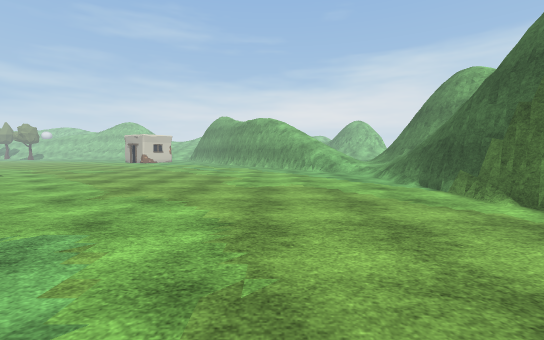
[1] (above)

24 first-person views from a walk through a 3-D level made in the Unity game engine. The camera is 1.4 m above the floor, tilts 4° down and sees 90° across. The floor is counted in squares, 1 m on a side. Each view is taken from the middle of a square. On the plan, view 1 faces up. The plan holds only what a view shows up to about 13 squares ahead; the rest is blank. The place goes on beyond the plan. The player character is not drawn. Some surface patterns are stand-ins.

[2]
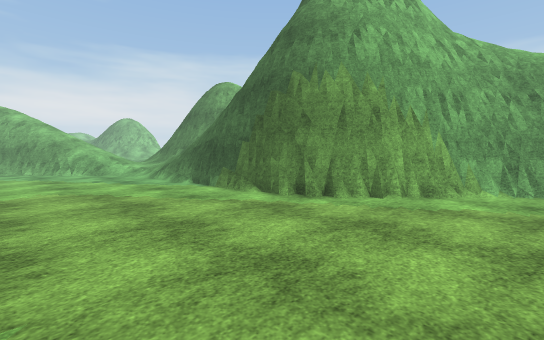

[3]
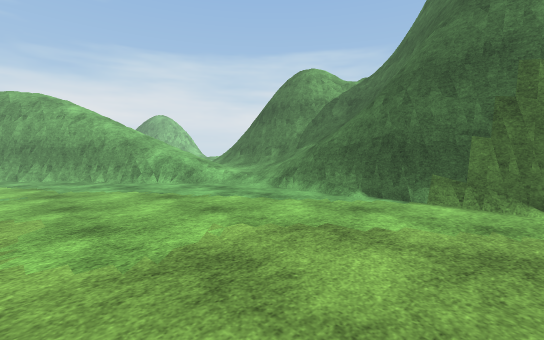

[4]
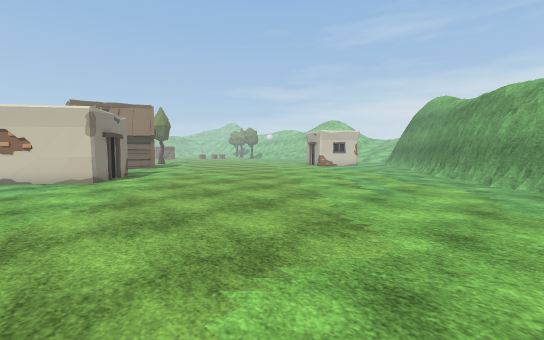

[5]
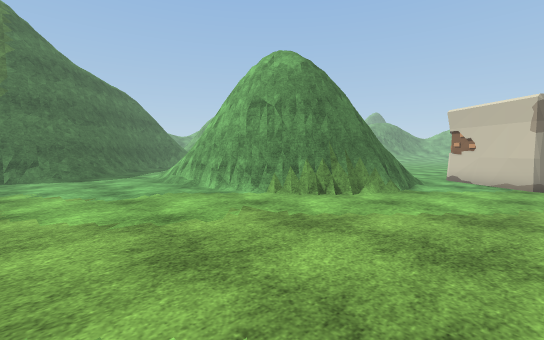

[6]
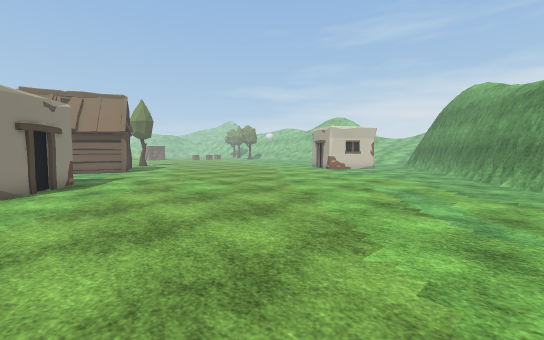

[7]
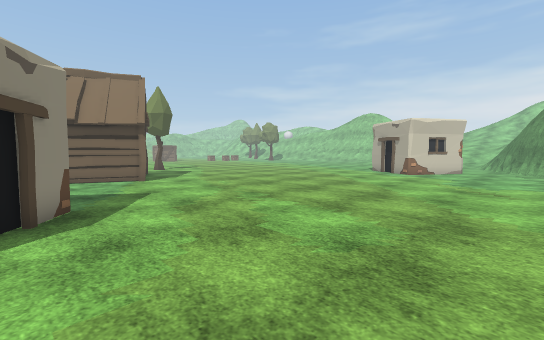

[8]
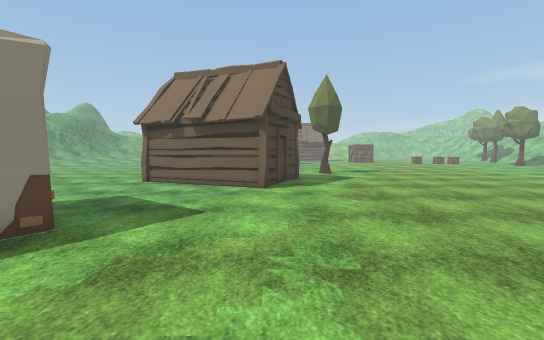

[9]
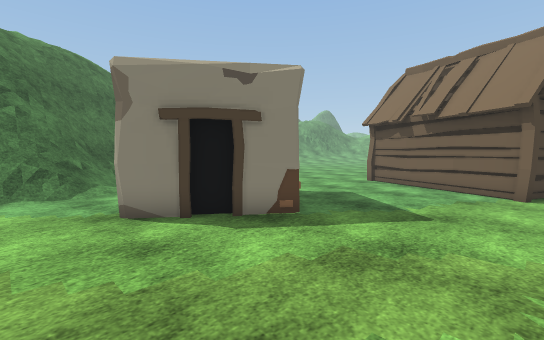

[10]
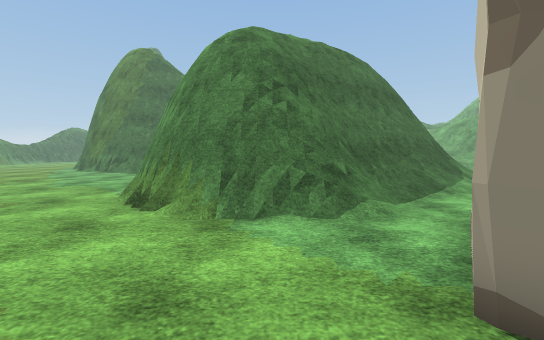

[11]
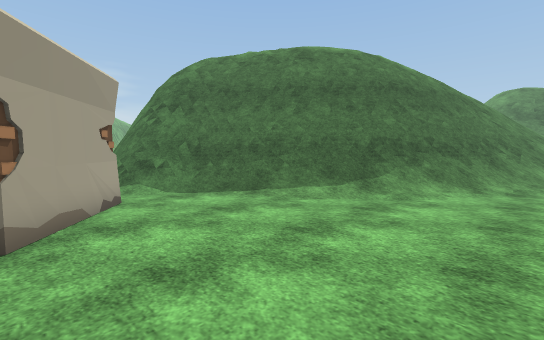

[12]
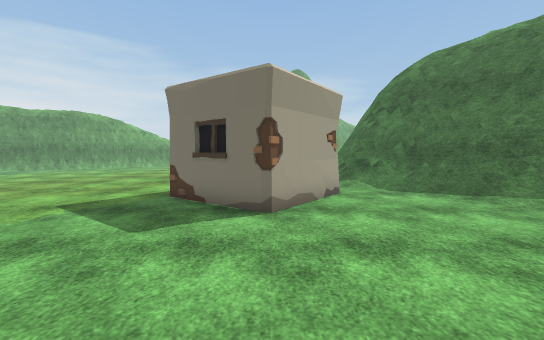

[13]
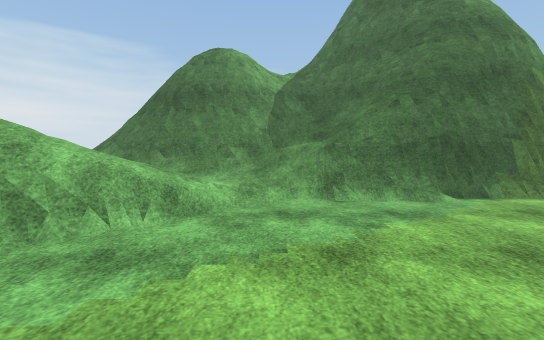

[14]
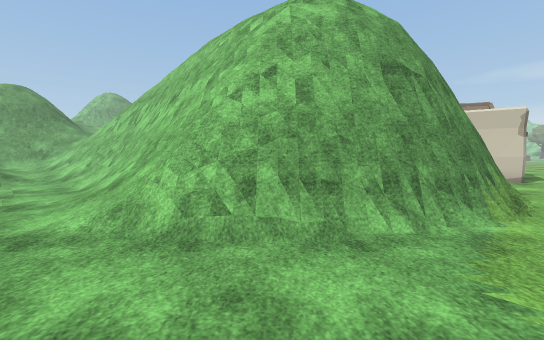

[15]
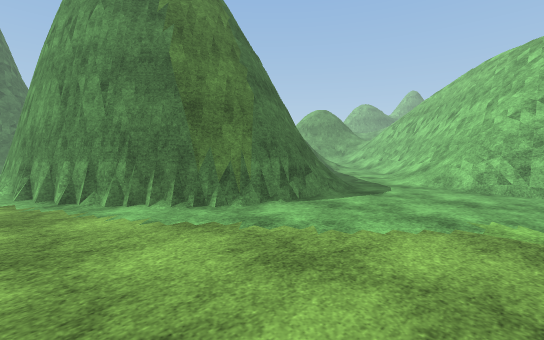

[16]
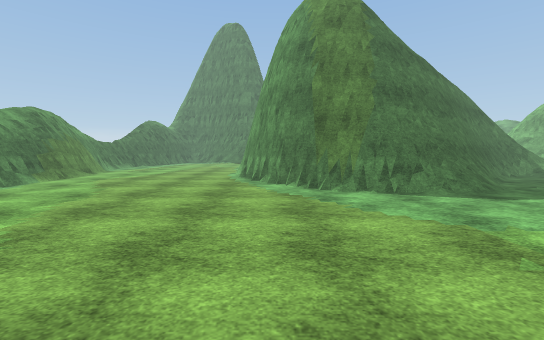

[17]
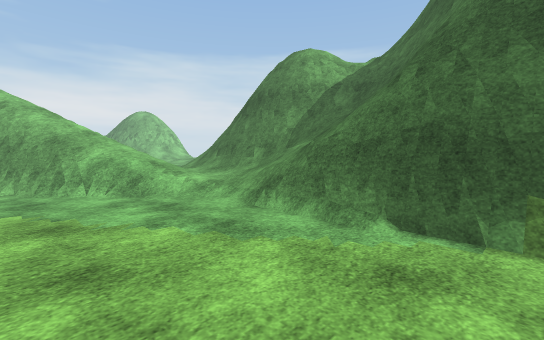

[18]
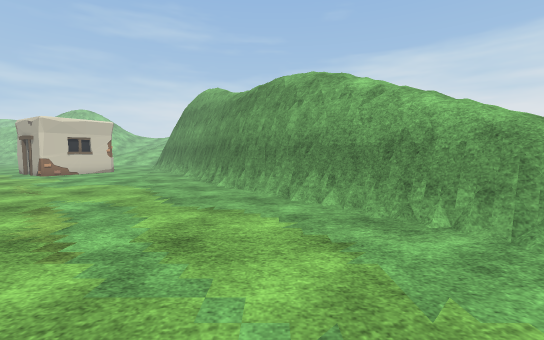

[19]
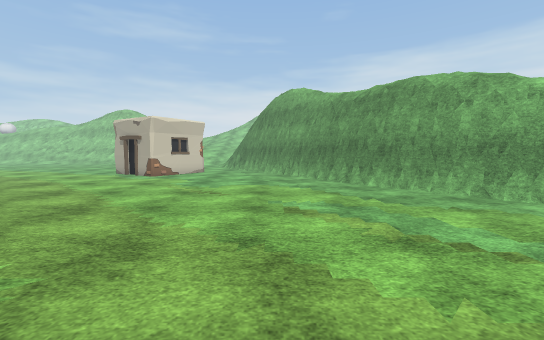

[20]
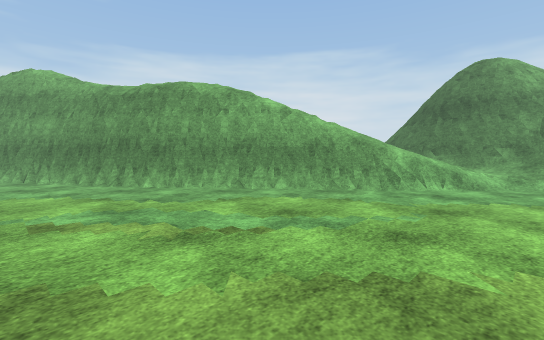

[21]
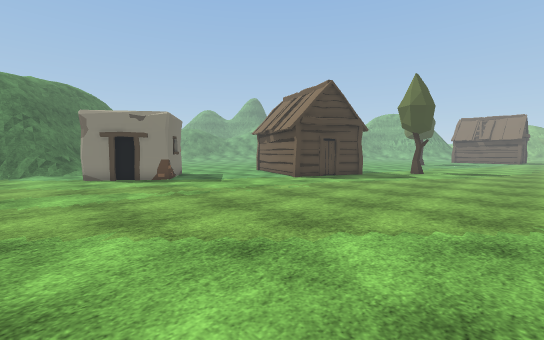

[22]
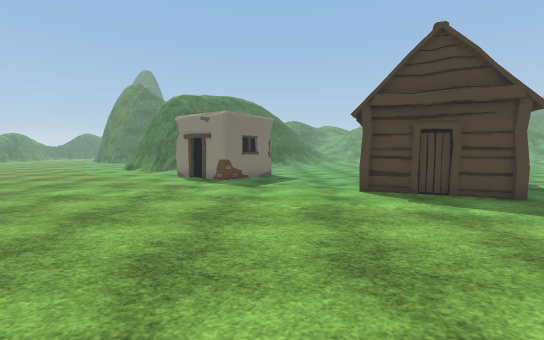

[23]
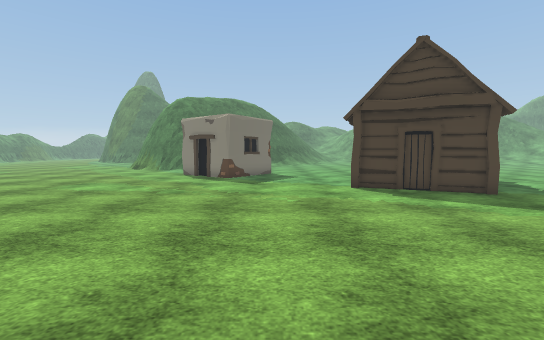

[24]
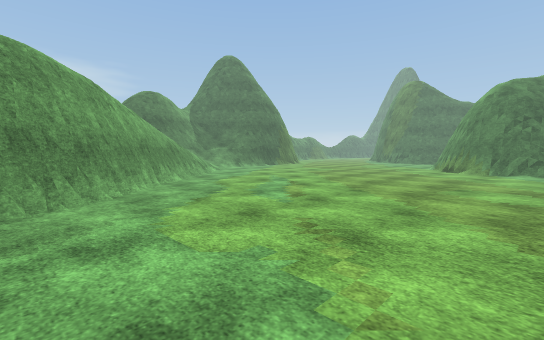

### Floor plan
Key: @ floor where view 1 was taken; # wall or solid block; . main floor; : floor 0.5 m higher than the main floor; / step, stairs or slope; = window, fence, low wall or low ledge; v drop or lower ground; H hut; O other object.
Columns run from 25 left of view 1 to 11 right of it. Each row starts with its distance up from view 1.
 29 .... ...............##//
 28 .....................##//
 27 .....................##v//
 26 ......................##v//
 25 .......................## //
 24 ........................##///      //
 23 ........................=#v///    /==
 22 ..........................##//    =##
 21 ..........................==///  /##
 20 H..........................==// :/##
 19  HHH........................////:/###
 18   HH.........................///:=###
 17   H...........................////###
 16   H............................////==
 15  H......##.....................//////
 14 HH.....O##O....................//////
 13  H.....#####...................=#//=#
 12 ......O#  ##...................=#==##
 11 .......####....................######
 10 .........O.....................####
  9 .........../=##=...............##
  8  ........./=#####..............##
  7  ......../=##vvv##..............#
  6  ......//=##vv//v#=.............#
  5  ....///=##vv///v##.............##
  4  ...///=##vv////v##..............##
  3  ...//=##vv////vv##...............##
  2  ..//=##vv/////vv##................##
  1  .//=##vv/  //vv###.................#
  0  ./=##v//   /vv##==......@...........
 -1  //##v//   vv ##==O.................
 -2  /###v/    v ##=///..................
 -3  /=#      v ##=//..../#==............
 -4  /=v      v##=//..../=#####..........
 -5  /#       ##//.....==#######.........
 -6  //       #//.....=###     ##........
 -7           =/...   ##        ##.......

Where each view was taken, in squares from view 1:
view 1: 0 up, 0 right, facing up
view 2: 0 up, 0 right, facing up-right
view 3: 7 up, 2 left, facing up-right
view 4: 10 up, 0 right, facing up-left
view 5: 13 up, 1 left, facing down-left
view 6: 13 up, 3 left, facing up-left
view 7: 14 up, 9 left, facing up-left
view 8: 19 up, 12 left, facing left
view 9: 19 up, 12 left, facing down-left
view 10: 15 up, 12 left, facing down
view 11: 12 up, 24 left, facing down-right
view 12: 12 up, 25 left, facing right
view 13: 16 up, 2 left, facing right
view 14: 2 up, 2 left, facing left
view 15: 2 up, 5 right, facing down-left
view 16: 6 up, 3 right, facing down
view 17: 9 up, 1 right, facing up-right
view 18: 16 up, 2 left, facing up
view 19: 16 up, 8 left, facing up
view 20: 16 up, 8 left, facing up-right
view 21: 28 up, 11 left, facing down-left
view 22: 28 up, 19 left, facing down
view 23: 29 up, 19 left, facing down
view 24: 29 up, 13 left, facing down-right
